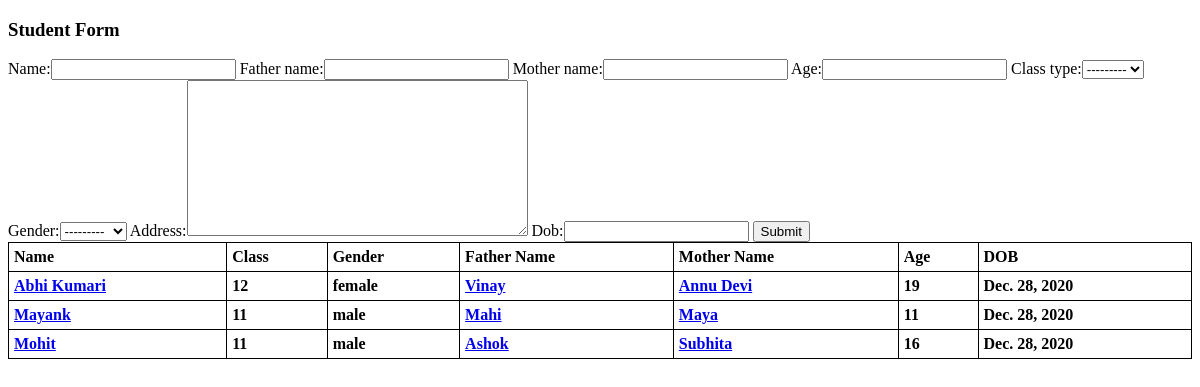
Before: / with the older database file.
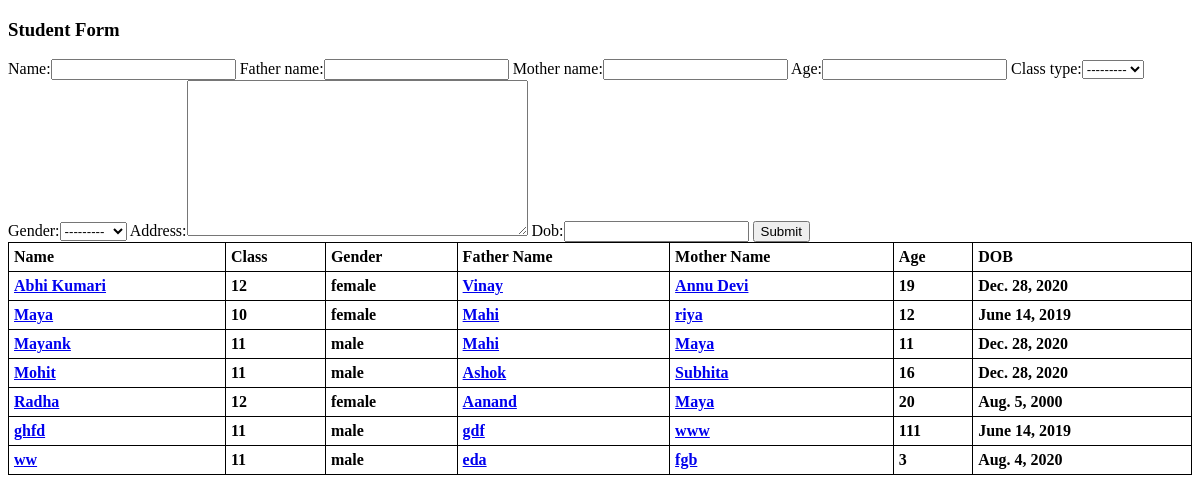
After: the same page with the newer database file.
### studentapp/models.py (models this page shows, shortened)
class Student(models.Model):
	name = models.CharField(max_length=100)
	dob = models.DateField()
	age = models.IntegerField()
	gender_choice = (
			("male", "Male"),
			("female", "Female"),
	)
	gender = models.CharField(choices=gender_choice, max_length=10)
	class_type = models.ForeignKey(StudentClassInfo, on_delete=models.CASCADE)
	father_name = models.CharField(max_length=100)
	mother_name = models.CharField(max_length=100)
	address = models.TextField(max_length=200)
	created_at = models.DateTimeField(auto_now_add=True)
	updated_at = models.DateTimeField(auto_now=True)
	published_date = models.DateTimeField(auto_now=True)
	STATUS_CHOICES = (
		('draft', 'Draft'),
		('active', 'Active'),
	)
	status = models.CharField(max_length=10, choices=STATUS_CHOICES, default='draft')

class StudentClassInfo(models.Model):
	class_name = models.CharField(max_length=20)
	class_short_form = models.CharField(max_length=10)
	def __str__(self):
		return self.class_name

### studentapp/views.py (the view)
# urls.py: path('', views.student_new, name='student_list'),
def student_new(request):
	if request.method == 'POST':
		form = StudentForm(request.POST)
		if form.is_valid():
			form.save()
	else:
		form = StudentForm()
	students = Student.objects.filter(status='active').order_by('name')
	return render(request, 'studentapp/student_list.html', {'form':form, 'students':students})

### studentapp/forms.py
class StudentForm(forms.ModelForm):
	class Meta:
		model = Student
		fields = ('name', 'father_name', 'mother_name', 'age', 'class_type', 'gender', 'address', 'dob')

### studentapp/templates/studentapp/student_list.html (shortened to what this page needs)
<!DOCTYPE html>
<html>
<head>
</head>
<body>
<div class="container my-3">
<h3>Student Form</h3>
<form method="POST">
    {{ form }}
    <button type="submit">Submit</button>
</form>
</div>
    <div>
        <table style="width:100%">
            <tr>
                <th>Name</th>
                <th>Class</th>
                <th>Gender</th>
                <th>Father Name</th>
                <th>Mother Name</th>
                <th>Age</th>
                <th>DOB</th>
            </tr>
            {% for student in students %}
                <tr>
                    <th><a href="#">{{ student.name }}</a></th>
                    <th><a herf="#">{{ student.class_type }}</a></th>
                    <th><a herf="#">{{ student.gender }}</a></th>
                    <th><a href="#">{{ student.father_name }}</a></th>
                    <th><a href="#">{{ student.mother_name }}</a></th>
                    <th><a herf="#">{{ student.age }}</a></th>
                    <th><a herf="#">{{ student.dob }}</a></th>
                </tr>
            {% endfor %}
            </table>
        </div>
</body>
</html>

Changed rows visible on the page:
added Student: name "Maya", class_type "10", gender "female", father_name "Mahi", mother_name "riya", age "12", dob "June 14, 2019"
added Student: name "Radha", class_type "12", gender "female", father_name "Aanand", mother_name "Maya", age "20", dob "Aug. 5, 2000"
added Student: name "ghfd", class_type "11", gender "male", father_name "gdf", mother_name "www", age "111", dob "June 14, 2019"
added Student: name "ww", class_type "11", gender "male", father_name "eda", mother_name "fgb", age "3", dob "Aug. 4, 2020"
